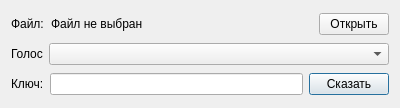
<?xml version="1.0" encoding="UTF-8"?>
<ui version="4.0">
 <class>MainDialog</class>
 <widget class="QDialog" name="MainDialog">
  <property name="geometry">
   <rect>
    <x>0</x>
    <y>0</y>
    <width>400</width>
    <height>108</height>
   </rect>
  </property>
  <property name="sizePolicy">
   <sizepolicy hsizetype="Preferred" vsizetype="Fixed">
    <horstretch>0</horstretch>
    <verstretch>0</verstretch>
   </sizepolicy>
  </property>
  <property name="minimumSize">
   <size>
    <width>0</width>
    <height>108</height>
   </size>
  </property>
  <property name="maximumSize">
   <size>
    <width>16777215</width>
    <height>108</height>
   </size>
  </property>
  <property name="windowTitle">
   <string>MagicHat</string>
  </property>
  <layout class="QVBoxLayout" name="verticalLayout">
   <item>
    <layout class="QHBoxLayout" name="horizontalLayout">
     <item>
      <widget class="QLabel" name="label_2">
       <property name="maximumSize">
        <size>
         <width>34</width>
         <height>16777215</height>
        </size>
       </property>
       <property name="text">
        <string>Файл:</string>
       </property>
      </widget>
     </item>
     <item>
      <widget class="QLabel" name="lbFileName">
       <property name="text">
        <string>Файл не выбран</string>
       </property>
      </widget>
     </item>
     <item>
      <widget class="QPushButton" name="btnOpebFile">
       <property name="maximumSize">
        <size>
         <width>70</width>
         <height>16777215</height>
        </size>
       </property>
       <property name="focusPolicy">
        <enum>Qt::NoFocus</enum>
       </property>
       <property name="text">
        <string>Открыть</string>
       </property>
      </widget>
     </item>
    </layout>
   </item>
   <item>
    <layout class="QHBoxLayout" name="horizontalLayout_2">
     <item>
      <widget class="QLabel" name="label">
       <property name="maximumSize">
        <size>
         <width>32</width>
         <height>16777215</height>
        </size>
       </property>
       <property name="text">
        <string>Голос:</string>
       </property>
      </widget>
     </item>
     <item>
      <widget class="QComboBox" name="cbVoice">
       <property name="focusPolicy">
        <enum>Qt::NoFocus</enum>
       </property>
      </widget>
     </item>
    </layout>
   </item>
   <item>
    <layout class="QHBoxLayout" name="horizontalLayout_3">
     <item>
      <widget class="QLabel" name="label_4">
       <property name="maximumSize">
        <size>
         <width>41</width>
         <height>16777215</height>
        </size>
       </property>
       <property name="text">
        <string>Ключ:</string>
       </property>
      </widget>
     </item>
     <item>
      <widget class="QLineEdit" name="editKey"/>
     </item>
     <item>
      <widget class="QPushButton" name="btnSay">
       <property name="focusPolicy">
        <enum>Qt::NoFocus</enum>
       </property>
       <property name="text">
        <string>Сказать</string>
       </property>
       <property name="default">
        <bool>true</bool>
       </property>
      </widget>
     </item>
    </layout>
   </item>
  </layout>
 </widget>
 <layoutdefault spacing="6" margin="11"/>
 <resources/>
 <connections/>
</ui>
